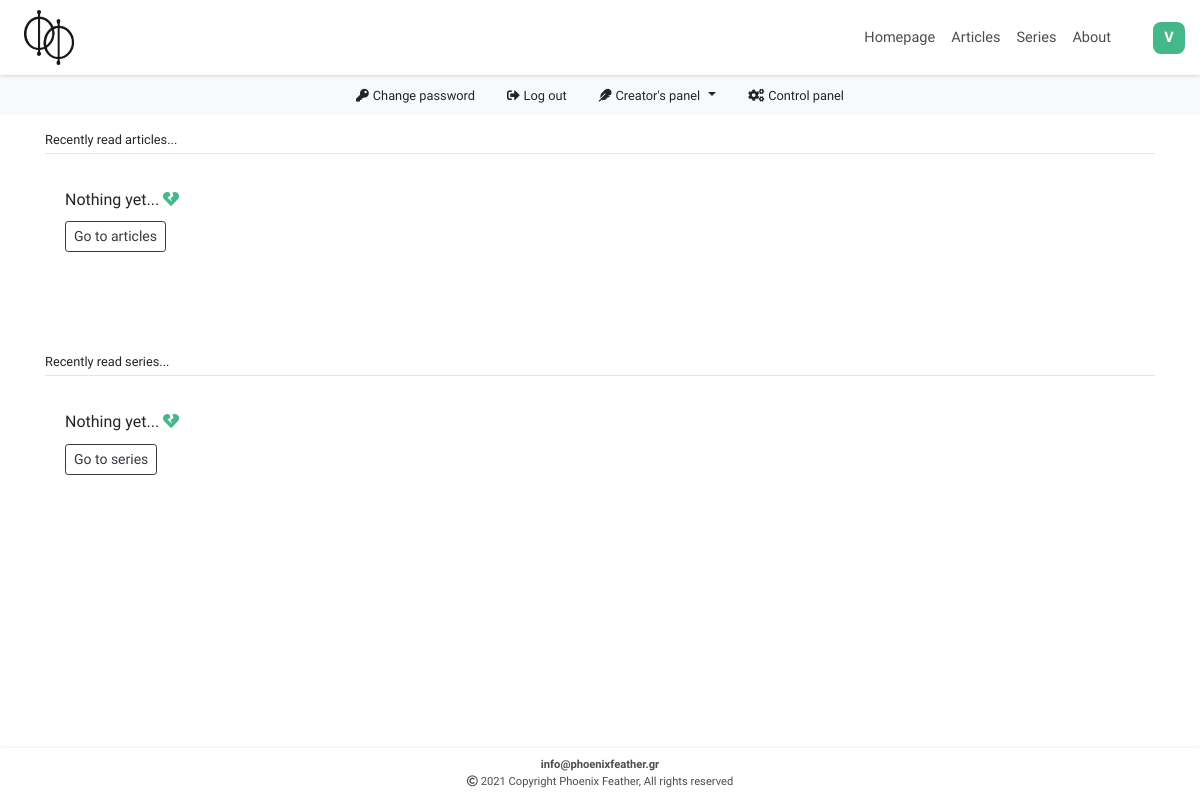
/accounts/profile/ (signed in), run on an earlier commit of the app's database.
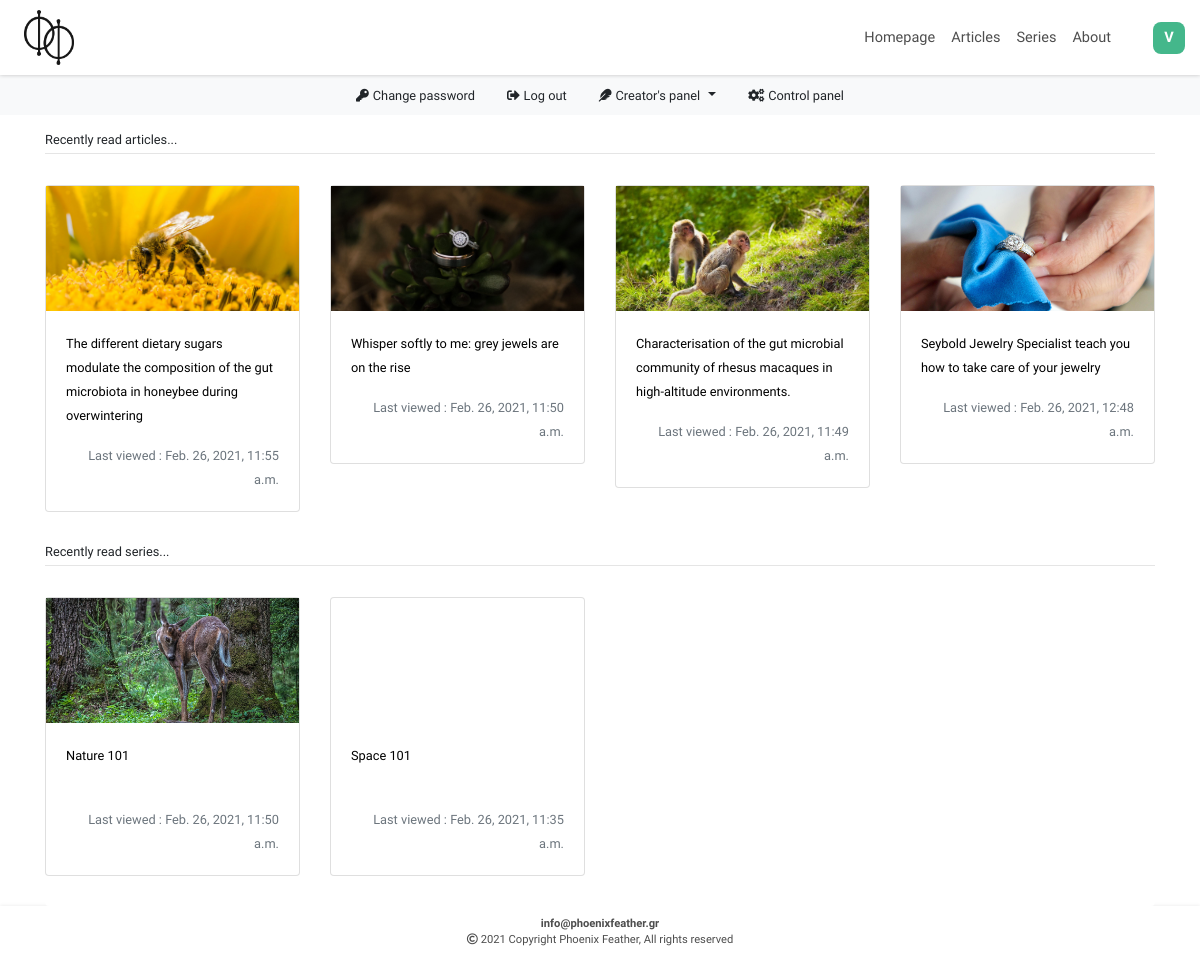
And on a later commit of the database.
### users/models.py (models this page shows)
class ArticlesViews(models.Model):
    class Meta:
        verbose_name = 'Article view'
        verbose_name_plural = 'Articles views'
    article = models.ForeignKey(Articles, on_delete=models.CASCADE)
    profile = models.ForeignKey(Profile, on_delete=models.CASCADE)
    created = models.DateTimeField(auto_now_add=True)

class CoursesViews(models.Model):
    class Meta:
        verbose_name = 'Course view'
        verbose_name_plural = 'Courses views'
    course = models.ForeignKey(Courses, on_delete=models.CASCADE)
    profile = models.ForeignKey(Profile, on_delete=models.CASCADE)
    created = models.DateTimeField(auto_now_add=True)

### articles/models.py (models this page shows, shortened)
class Articles(models.Model, HitCountMixin):
    class Meta:
        verbose_name = 'Article'
        verbose_name_plural = 'Articles'
    category = models.ForeignKey(ArticlesCategories, on_delete=models.SET_NULL, null=True, blank=True)
    title = models.CharField(max_length=150,unique=True)
    search = models.CharField(default='',editable=False,max_length=472)
    slug = models.SlugField(editable=False,max_length=150)
    subtitle = models.CharField(max_length=256, blank=True)
    image = models.ImageField(upload_to = "Articles_Images", default='')
    use_image_as_background_in_article = models.BooleanField(default=True)
    article = FroalaField()
    tags = TaggableManager(blank=True)
    created = models.DateTimeField(auto_now_add=True)
    updated = models.DateTimeField(auto_now=True)
    publish_date = models.DateTimeField()
    author = models.CharField(editable=False, default='', max_length=64)
    approved = models.BooleanField(default=False)
    def image_tag(self):
        return mark_safe(f'<div style="width:80px; height:50px; background-image:url({self.image.url}); background-position: center; background-size: cover;"></div>')
    image_tag.short_description = 'Image preview'

### courses/models.py (models this page shows, shortened)
class Courses(models.Model, HitCountMixin):
    class Meta:
        verbose_name = 'Course'
        verbose_name_plural = 'Courses'
    category = models.ForeignKey(CoursesCategories, on_delete=models.SET_NULL, null=True, blank=True)
    title = models.CharField(max_length=150,unique=True)
    search = models.CharField(default='',editable=False,max_length=472)
    slug = models.SlugField(editable=False,max_length=150)
    description = models.TextField(max_length=256, blank=True)
    image = models.ImageField(upload_to = "Courses_Images", default='')
    use_image_as_background_in_course = models.BooleanField(default=True)
    tags = TaggableManager(blank=True)
    created = models.DateTimeField(auto_now_add=True)
    updated = models.DateTimeField(auto_now=True)
    publish_date = models.DateTimeField()
    hit_count_generic = GenericRelation(HitCount, object_id_field='object_pk',related_query_name='hit_count_generic_relation')
    author = models.CharField(editable=False, default='', max_length=64)
    approved = models.BooleanField(default=False)
    def image_tag(self):
        return mark_safe(f'<img src="{self.image.url}" width="auto" height="55" />')
    image_tag.short_description = 'Image preview'

### users/views.py (the view)
# urls.py: path('profile/', views.profile, name='profile'),
@login_required
def profile(request):
    profile = Profile.objects.get(user__email=request.user.email)
    viewed_articles = ArticlesViews.objects.filter(profile=profile).order_by('-created')[:4]
    viewed_courses = CoursesViews.objects.filter(profile=profile).order_by('-created')[:4]
    context = {'profile':profile, 'viewed_articles':viewed_articles, 'viewed_courses':viewed_courses}
    return render(request, 'users/profile.html', context)

### users/templates/users/profile.html (shortened to what the changed rows need)
{% extends 'articles/base.html' %}
{% load static %}
{% load crispy_forms_tags %}
{% load thumbnail %}
{% block links %}
<link rel="stylesheet" href="{% static 'users/css/profile.css' %}">
<link rel="stylesheet" href="{% static 'articles/css/custom-buttons.css' %}">
{% endblock %}
{% block main %}
  <div id="profile">
    <div class="container">
      <div style="border: none !important; margin-bottom: 30px;" class="card">
        {% if viewed_articles %}
        <div style="padding:0;" class="card-body">
          <div class="row">
            {% for view in viewed_articles %}
              <div class="col-12 col-sm-6 col-xl-3">
                <a href="{% url 'article' view.article.slug %}">
                  <div style="margin-top:15px;" class="card viewed-card">
                    {% thumbnail view.article.image "500x500" quality=91 as im %}
                    <div class="viewed-image-div" style="background-image: url({{im.url}});">
                    </div>
                    {% endthumbnail %}
                    <div class="card-body" style="display: flex; flex-direction: column; justify-content: space-between;">
                      <div class="fade-div">
                        <small class="viewed-title" style="color: black;">{{view.article.title}}</small>
                      </div>
                      <div class="text-muted text-right last-viewed-date" >
                        <small>Last viewed : {{view.created}}</small>
                      </div>
                    </div>
                  </div>
                </a>
              </div>
            {% endfor %}
          </div>
        </div>
        {% else %}
        <div class="card-body">
          <h6 class="card-title">Nothing yet... <span style="color: #44b78b;"><i class="fas fa-heart-broken"></i></span></h6>
          <div style="width: 100%;" class="">
            <a href="{% url 'articles' %}" class="btn btn-sm btn-outline-dark">Go to articles</a>
          </div>
        </div>
        {% endif %}
      </div>
      <div style="border: none !important;" class="card">
        {% if viewed_courses %}
        <div style="padding:0; margin-bottom:30px;" class="card-body">
          <div class="row">
            {% for view in viewed_courses %}
              <div class="col-12 col-sm-6 col-xl-3">
                <a href="{% url 'course' view.course.slug %}">
                  <div style="margin-top:15px;" class="card viewed-card">
                    {% thumbnail view.course.image "500x500" quality=91 as im %}
                    <div class="viewed-image-div" style="background-image: url({{im.url}});">
                    </div>
                    {% endthumbnail %}
                    <div class="card-body" style="display: flex; flex-direction: column; justify-content: space-between;">
                      <div class="fade-div">
                        <small class="viewed-title" style="color: black;">{{view.course.title}}</small>
                      </div>
                      <div class="text-muted text-right last-viewed-date" >
                        <small>Last viewed : {{view.created}}</small>
                      </div>
                    </div>
                  </div>
                </a>
              </div>
            {% endfor %}
          </div>
        </div>
        {% else %}
        <div class="card-body">
          <h6 class="card-title">Nothing yet... <span style="color: #44b78b;"><i class="fas fa-heart-broken"></i></span></h6>
          <div style="width: 100%;" class="">
            <a href="{% url 'courses' %}" class="btn btn-sm btn-outline-dark">Go to series</a>
          </div>
        </div>
        {% endif %}
      </div>
  </div>
</div>
{% endblock %}

What changed in the data, as far as the page shows it:
added ArticlesViews: shows a picture, article "The different dietary sugars modulate the composition of the gut microbiota in honeybee during overwintering", created "Feb. 26, 2021, 11:55 a.m."
added ArticlesViews: shows a picture, article "Whisper softly to me: grey jewels are on the rise", created "Feb. 26, 2021, 11:50 a.m."
added ArticlesViews: shows a picture, article "Characterisation of the gut microbial community of rhesus macaques in high-altitude environments.", created "Feb. 26, 2021, 11:49 a.m."
added ArticlesViews: shows a picture, article "Seybold Jewelry Specialist teach you how to take care of your jewelry", created "Feb. 26, 2021, 12:48 a.m."
added CoursesViews: shows a picture, course "Nature 101", created "Feb. 26, 2021, 11:50 a.m."
added CoursesViews: course "Space 101", created "Feb. 26, 2021, 11:35 a.m."
Also different on the page:
text no longer shown: "Nothing yet... Go to articles Nothing yet... Go to series"
